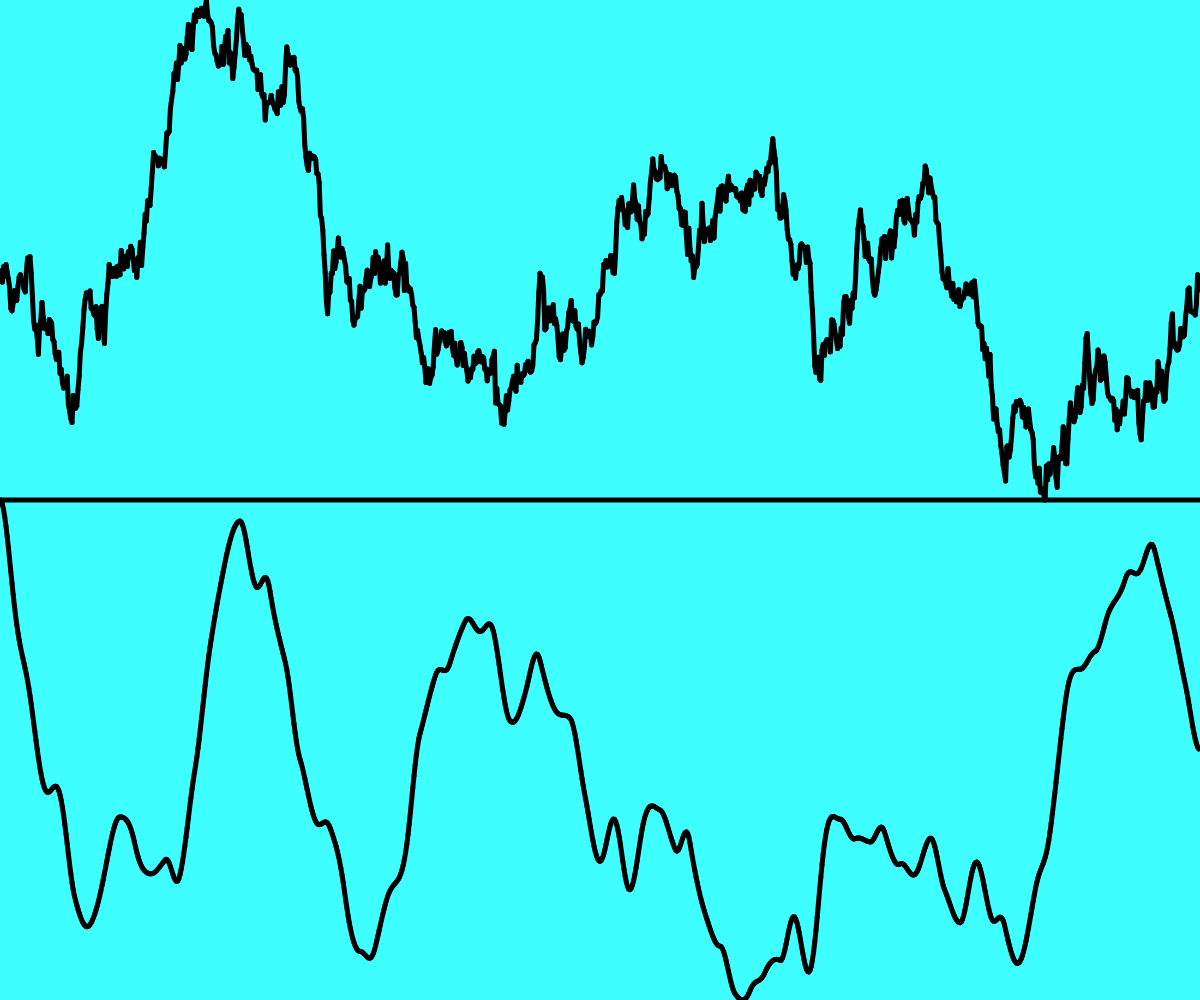
Frame 1 (no input)
Frame 60 (no input): identical to frame 1, image omitted
Frame 120 (the mouse pressed at the canvas centre since frame 60): identical to frame 1, image omitted

The p5.js sketch that drew this single still picture (run headless with seeded random() and noise() and a simulated clock; from frame 60 on, the mouse is pressed at the canvas centre):

// p5.js sketch
// ── sketch.js
let randomPerlins = [];
let randomCounts = [];
let randomNormals = [];

function setup() {
    // put setup code here
    createCanvas(windowWidth, windowHeight);

    var vn = 0
    var t = 0;
    for (var i=0; i<1000; i++){
        randomNormals[i] = vn;//;
        vn = vn + randomGaussian(0, 1);
        randomPerlins[i] = noise(t);//;
        t = t + 0.01;
        }
   }

function draw() {
    background(62, 254, 255)
   
    var w = windowWidth / randomNormals.length;
    strokeWeight(5);
    for (var i=0; i<randomNormals.length-1; i++){
        y1 = map(randomNormals[i],
                min(randomNormals),
                max(randomNormals),
                0,
                windowHeight/2 );
        y2 = map(randomNormals[i+1],
                min(randomNormals),
                max(randomNormals),
                0,
                windowHeight/2 );
    line(i*w,
        windowHeight/2 - y1,
        (i+1)*w,
        windowHeight/2 - y2);
    }
   
    line(0,
        windowHeight/2,
        windowWidth,
        windowHeight/2);

    var w = windowWidth / randomPerlins.length;
    strokeWeight(5);
    for (var i=0; i<randomPerlins.length-1; i++){
        y1 = map(randomPerlins[i],
                min(randomPerlins),
                max(randomPerlins),
                0,
                windowHeight/2 );
        y2 = map(randomPerlins[i+1],
                min(randomPerlins),
                max(randomPerlins),
                0,
                windowHeight/2 );
    line(i*w,
        windowHeight - y1,
        (i+1)*w,
        windowHeight - y2);
    }
 }
